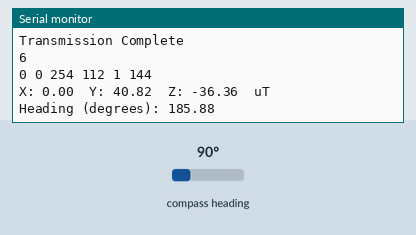
The sketch below on a simulated TI Tiva C LaunchPad. On the bench: the last lines printed to the serial monitor. Wiring (inferred from the names in the program): HMC5883L compass at I2C address 0x1E. The inputs (shaded band) are chosen by the test bench; at power-on: compass heading 90°.

Above: at 3.3 s.
3.4 s: compass heading set to 7°
At 5.5 s:
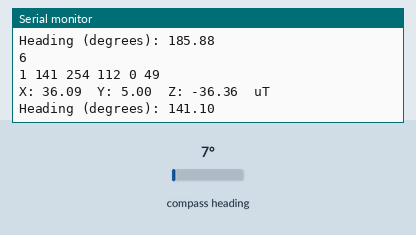
6.2 s: compass heading set to 180°
At 8.3 s:
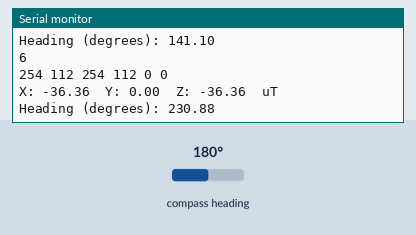
Timing chart, 0 to 9.8 s (numbered marks = the images above; inputs shaded):
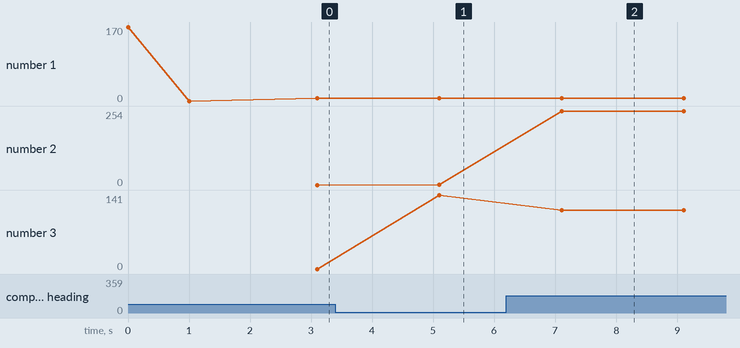

Measured:
- after the input at 3.4 s, the serial monitor: prints a new line after 1.7 s (image 1)
- after the input at 6.2 s, the serial monitor: prints a new line after 0.91 s (image 2)
- plotted number 3: 0 → 141 after the input at 3.4 s

The sketch:

MagTest.ino
```cpp
#include "HMC5883.h"
#include <Wire.h>

#define declinationAngle  .1027

#define S1 PUSH1
#define DR PE_5

// Converts degrees to radians.
#define degreesToRadians(angleDegrees) (angleDegrees * M_PI / 180.0)

// Converts radians to degrees.
#define radiansToDegrees(angleRadians) (angleRadians * 180.0 / M_PI)

float magX, magY, magZ, headingDegrees;

uint8_t xhi, xlo, zhi, zlo, yhi, ylo;

static float _hmc5883_Gauss_LSB_XY = 1100.0F;  // Varies with gain
static float _hmc5883_Gauss_LSB_Z  = 980.0F;   // Varies with gain

void setup()
{
  Serial.begin(9600);
  pinMode(S1, INPUT_PULLUP);
  pinMode(DR, INPUT);

  Serial.println("Welcome");

  uint8_t x = 0xAA;
  int y = x;

  Serial.println(y);

  uint8_t z = y;

  Serial.println(z);

  Wire.setModule(0);

  Serial.println("Wire opened");

  delay(1000);

  //Serial.println(Wire.available());

  write8Mag(HMC5883_ADDRESS_MAG, 0x00, 0x70);
  write8Mag(HMC5883_ADDRESS_MAG, 0x01, 0x20);
  write8Mag(HMC5883_ADDRESS_MAG, 0x02, 0x00);

  delay(1000);

  //Wire.beginTransmission((uint8_t)HMC5883_ADDRESS_MAG);
  //Wire.write((uint8_t)HMC5883_ADDRESS_MAG_READ);
  //Wire.write((uint8_t)0x09);
  //Wire.endTransmission();

  delay(100);
  /*
  Wire.requestFrom((byte)HMC5883_ADDRESS_MAG, (byte)1);

  Serial.print("Status: ");
  Serial.print(Wire.read());
  Serial.println();
  */
}

void loop()
{

  readMag();

  float curLat = 28.628305;
  float curLon = -81.199620;
  float tarLat = 28.628391;
  float tarLon = -81.200013;
  float curLatR = degreesToRadians(curLat);
  float curLonR = degreesToRadians(curLon);
  float tarLatR = degreesToRadians(tarLat);
  float tarLonR = degreesToRadians(tarLon);

  /*Serial.print(curLatR);
  Serial.print(" ");
  Serial.println(curLonR);
  Serial.print(tarLatR);
  Serial.print(" ");
  Serial.println(tarLonR);*/

  float tarHead = atan2(cos(degreesToRadians(curLat)) * sin(degreesToRadians(tarLat)) - sin(degreesToRadians(curLat)) * cos(degreesToRadians(tarLat)) * cos(degreesToRadians(tarLon - curLon)), sin(degreesToRadians(tarLon - curLon)) * cos(degreesToRadians(tarLat)));
  float tarHead2 = atan2(sin(tarLonR - curLonR) * cos(tarLatR), cos(curLatR) * sin(tarLatR) - sin(curLatR) * cos(tarLatR) * cos(tarLonR - curLonR));

  //Serial.print("target heading: ");
  //Serial.println(radiansToDegrees(tarHead));
  //Serial.print("target heading2: ");
  //Serial.println((radiansToDegrees(tarHead2) + 360));


  float R = 6371000; // m
    float temp1 = tarLat - curLat;
    float temp2 = tarLon - curLon;
    float dLat = degreesToRadians(temp1);
    float dLon = degreesToRadians(temp2);
    float a = sin(dLat/2) * sin(dLat/2) +
        cos(degreesToRadians(curLat)) * cos(degreesToRadians(tarLat)) *
        sin(dLon/2) * sin(dLon/2);
    float c = 2 * atan2(sqrt(a), sqrt(1-a));
    float d = R * c;

  //Serial.print("target distance: ");
  //Serial.println(radiansToDegrees(d));

  delay(1000);
  //Serial.println();
  /*
  Wire.beginTransmission((uint8_t)HMC5883_ADDRESS_MAG);
  Wire.write((uint8_t)HMC5883_ADDRESS_MAG_WRITE);
  Wire.write((uint8_t)0x03);
  Wire.endTransmission();
  Serial.println();
  delay(1000);*/

}

void write8Mag(byte address, byte reg, byte value)
{
  Serial.println("Transmitting");
  Wire.beginTransmission((uint8_t)HMC5883_ADDRESS_MAG);
  Serial.println("Line Opened");
  //Wire.write((uint8_t)address);
  Wire.write((uint8_t)reg);
  Wire.write((uint8_t)value);
  Serial.println("Data Sent");
  Serial.println(Wire.endTransmission());
  Serial.println("Transmission Complete");
}

void readMag()
{
  // Read the magnetometer
  Wire.beginTransmission((uint8_t)(HMC5883_ADDRESS_MAG));
  //Wire.write((uint8_t)HMC5883_ADDRESS_MAG_READ);
  Wire.write((uint8_t)0x03);
  Wire.endTransmission();
  //Serial.println(Wire.endTransmission());
  delay(1000);
  //Serial.println("pre-request");
  //Serial.println(Wire.available());
  //Serial.println(Wire.requestFrom((uint8_t)HMC5883_ADDRESS_MAG, (uint8_t)0x06));
  Wire.requestFrom((uint8_t)HMC5883_ADDRESS_MAG, (uint8_t)0x06);
  //Serial.println("post-request");
  Serial.println(Wire.available());
  // Wait around until enough data is available
  while (Wire.available() < 6);
 /* {
    Serial.print("Waiting ");
    Serial.print(Wire.available());
    Serial.println();
  }


  for(int i = 0; i < 6; i++)
  {
    Serial.println((uint8_t)Wire.read());
  }*/
    //for(int i = 0; i < 54; i++)
      //Wire.read();

  // Note high before low (different than accel)
    xhi = Wire.read();
    xlo = Wire.read();
    zhi = Wire.read();
    zlo = Wire.read();
    yhi = Wire.read();
    ylo = Wire.read();

    Serial.print(xhi);
    Serial.print(" ");
    Serial.print(xlo);
    Serial.print(" ");
    Serial.print(zhi);
    Serial.print(" ");
    Serial.print(zlo);
    Serial.print(" ");
    Serial.print(yhi);
    Serial.print(" ");
    Serial.print(ylo);
    Serial.println();

  //Serial.println(Wire.available());

  // Shift values to create properly formed integer (low byte first)
  magX = (int16_t)(xlo | ((int16_t)xhi << 8)) / _hmc5883_Gauss_LSB_XY * SENSORS_GAUSS_TO_MICROTESLA;
  magY = (int16_t)(ylo | ((int16_t)yhi << 8)) / _hmc5883_Gauss_LSB_Z * SENSORS_GAUSS_TO_MICROTESLA;
  magZ = (int16_t)(zlo | ((int16_t)zhi << 8)) / _hmc5883_Gauss_LSB_XY * SENSORS_GAUSS_TO_MICROTESLA;

  Serial.print("X: "); Serial.print(magX); Serial.print("  ");
  Serial.print("Y: "); Serial.print(magY); Serial.print("  ");
  Serial.print("Z: "); Serial.print(magZ); Serial.print("  ");Serial.println("uT");


  // ToDo: Calculate orientation
  // Hold the module so that Z is pointing 'up' and you can measure the heading with x&y
  // Calculate heading when the magnetometer is level, then correct for signs of axis.
  float heading = atan2(magX, magZ);

  // Once you have your heading, you must then add your 'Declination Angle', which is the 'Error' of the magnetic field in your location.
  // Find yours here: http://www.magnetic-declination.com/
  // Mine is: -13* 2' W, which is ~13 Degrees, or (which we need) 0.22 radians
  // If you cannot find your Declination, comment out these two lines, your compass will be slightly off.
  heading += declinationAngle;

  // Correct for when signs are reversed.
  if(heading < 0)
    heading += 2*PI;

  // Check for wrap due to addition of declination.
  if(heading > 2*PI)
    heading -= 2*PI;

  // Convert radians to degrees for readability.
  headingDegrees = heading * 180/M_PI;

  Serial.print("Heading (degrees): "); Serial.println(headingDegrees);
}

void setMagGain(hmc5883MagGain gain)
{
  write8Mag(HMC5883_ADDRESS_MAG_WRITE, HMC5883_REGISTER_MAG_CRB_REG_M, (byte)gain);

  switch(gain)
  {
    case HMC5883_MAGGAIN_1_3:
      _hmc5883_Gauss_LSB_XY = 1100;
      _hmc5883_Gauss_LSB_Z  = 980;
      break;
    case HMC5883_MAGGAIN_1_9:
      _hmc5883_Gauss_LSB_XY = 855;
      _hmc5883_Gauss_LSB_Z  = 760;
      break;
    case HMC5883_MAGGAIN_2_5:
      _hmc5883_Gauss_LSB_XY = 670;
      _hmc5883_Gauss_LSB_Z  = 600;
      break;
    case HMC5883_MAGGAIN_4_0:
      _hmc5883_Gauss_LSB_XY = 450;
      _hmc5883_Gauss_LSB_Z  = 400;
      break;
    case HMC5883_MAGGAIN_4_7:
      _hmc5883_Gauss_LSB_XY = 400;
      _hmc5883_Gauss_LSB_Z  = 255;
      break;
    case HMC5883_MAGGAIN_5_6:
      _hmc5883_Gauss_LSB_XY = 330;
      _hmc5883_Gauss_LSB_Z  = 295;
      break;
    case HMC5883_MAGGAIN_8_1:
      _hmc5883_Gauss_LSB_XY = 230;
      _hmc5883_Gauss_LSB_Z  = 205;
      break;
  }
}
```

HMC5883.h
```cpp
#ifndef __HMC5883_H__
#define __HMC5883_H__

#include <Wire.h>

/*=========================================================================
    I2C ADDRESS/BITS
    -----------------------------------------------------------------------*/
    #define HMC5883_ADDRESS_MAG					0x1E
	#define HMC5883_ADDRESS_MAG_WRITE            0x3C         // 00111100
	#define HMC5883_ADDRESS_MAG_READ            0x3D         // 00111101
/*=========================================================================*/

#define SENSORS_GAUSS_TO_MICROTESLA       (100)                   /**< Gauss to micro-Tesla multiplier */

/*=========================================================================
    REGISTERS
    -----------------------------------------------------------------------*/
    typedef enum
    {
      HMC5883_REGISTER_MAG_CRA_REG_M             = 0x00,
      HMC5883_REGISTER_MAG_CRB_REG_M             = 0x01,
      HMC5883_REGISTER_MAG_MR_REG_M              = 0x02,
      HMC5883_REGISTER_MAG_OUT_X_H_M             = 0x03,
      HMC5883_REGISTER_MAG_OUT_X_L_M             = 0x04,
      HMC5883_REGISTER_MAG_OUT_Z_H_M             = 0x05,
      HMC5883_REGISTER_MAG_OUT_Z_L_M             = 0x06,
      HMC5883_REGISTER_MAG_OUT_Y_H_M             = 0x07,
      HMC5883_REGISTER_MAG_OUT_Y_L_M             = 0x08,
      HMC5883_REGISTER_MAG_SR_REG_Mg             = 0x09,
      HMC5883_REGISTER_MAG_IRA_REG_M             = 0x0A,
      HMC5883_REGISTER_MAG_IRB_REG_M             = 0x0B,
      HMC5883_REGISTER_MAG_IRC_REG_M             = 0x0C,
      HMC5883_REGISTER_MAG_TEMP_OUT_H_M          = 0x31,
      HMC5883_REGISTER_MAG_TEMP_OUT_L_M          = 0x32
    } hmc5883MagRegisters_t;
/*=========================================================================*/

/*=========================================================================
    MAGNETOMETER GAIN SETTINGS
    -----------------------------------------------------------------------*/
    typedef enum
    {
      HMC5883_MAGGAIN_1_3                        = 0x20,  // +/- 1.3
      HMC5883_MAGGAIN_1_9                        = 0x40,  // +/- 1.9
      HMC5883_MAGGAIN_2_5                        = 0x60,  // +/- 2.5
      HMC5883_MAGGAIN_4_0                        = 0x80,  // +/- 4.0
      HMC5883_MAGGAIN_4_7                        = 0xA0,  // +/- 4.7
      HMC5883_MAGGAIN_5_6                        = 0xC0,  // +/- 5.6
      HMC5883_MAGGAIN_8_1                        = 0xE0   // +/- 8.1
    } hmc5883MagGain;
/*=========================================================================*/

/*=========================================================================
    INTERNAL MAGNETOMETER DATA TYPE
    -----------------------------------------------------------------------*/
    typedef struct hmc5883MagData_s
    {
        float x;
        float y;
        float z;
      float orientation;
    } hmc5883MagData;
/*=========================================================================*/

/*=========================================================================
    CHIP ID
    -----------------------------------------------------------------------*/
    #define HMC5883_ID                     (0b11010100)
/*=========================================================================*/

#endif
```
